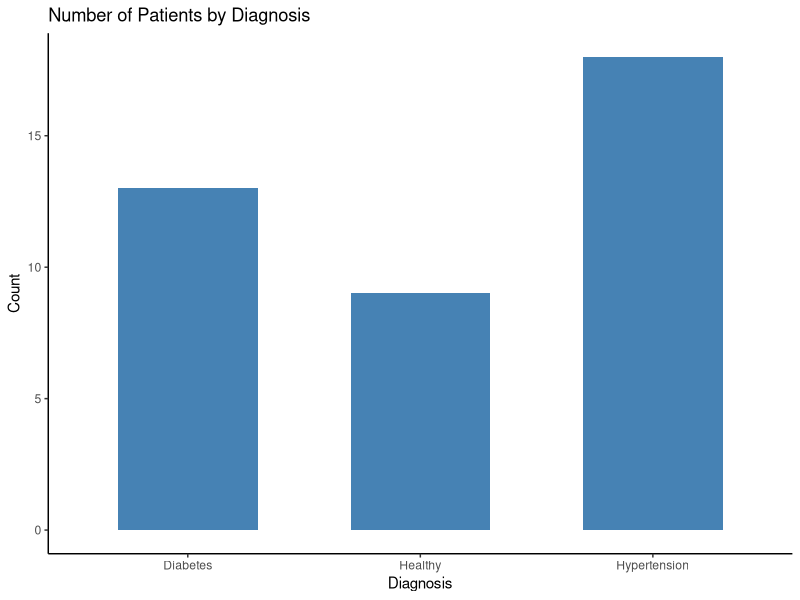
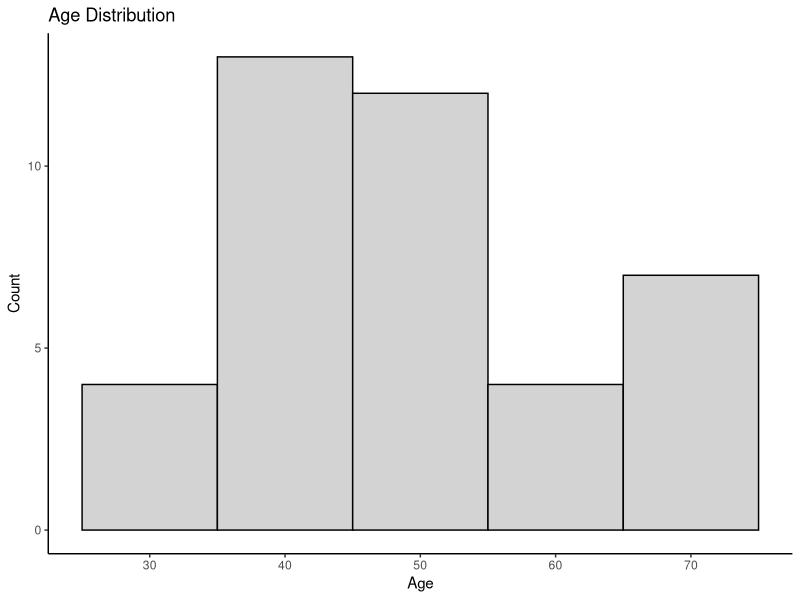
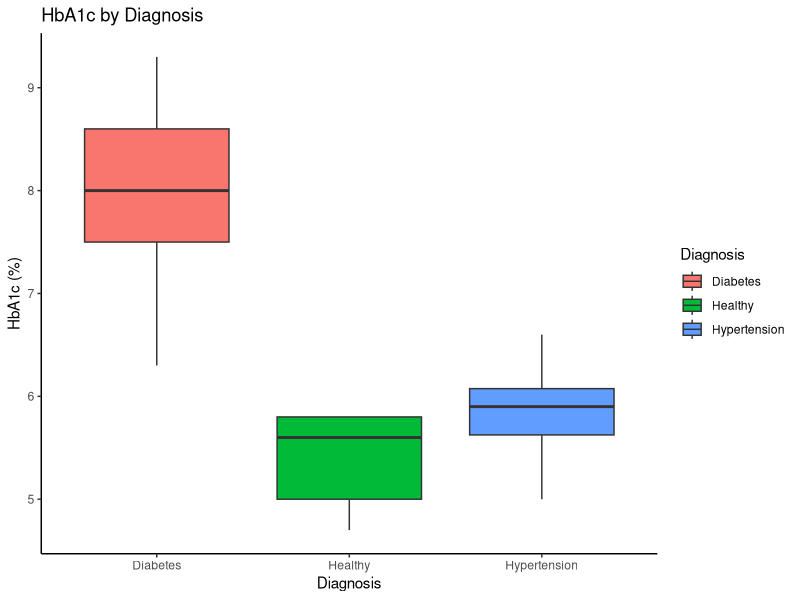
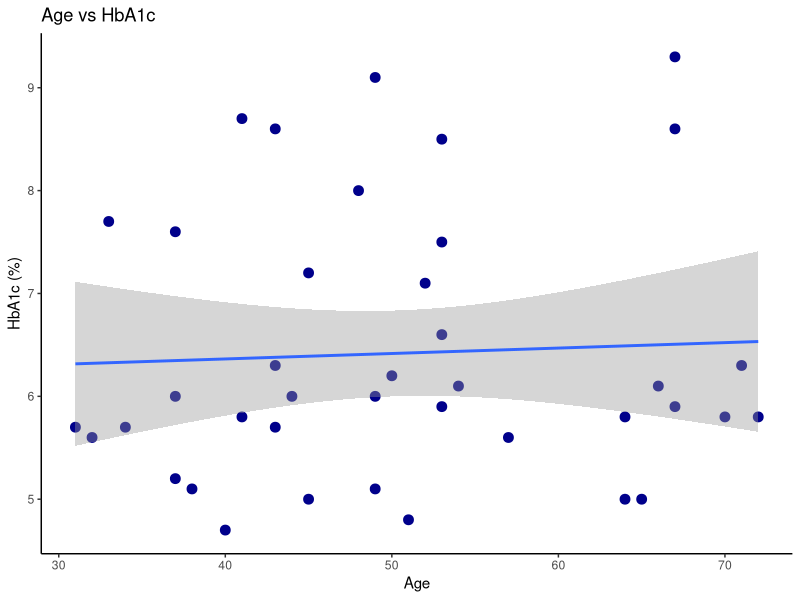
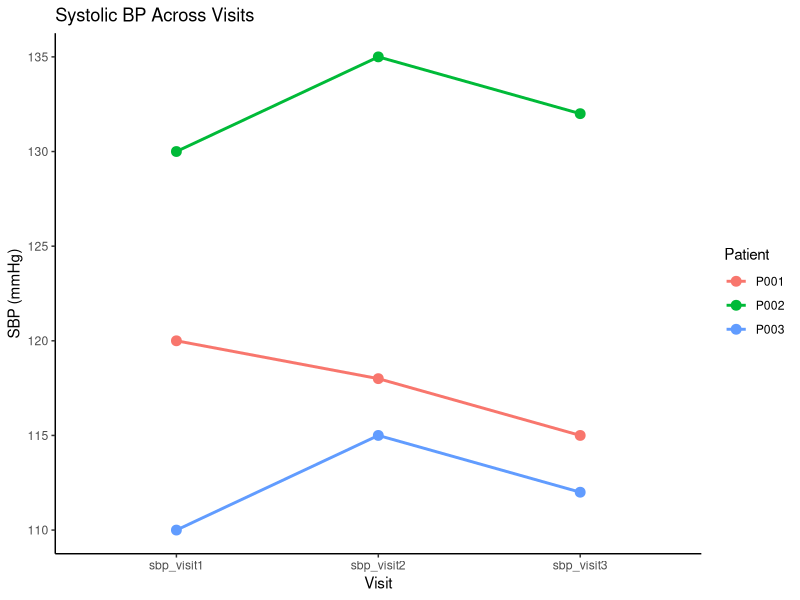
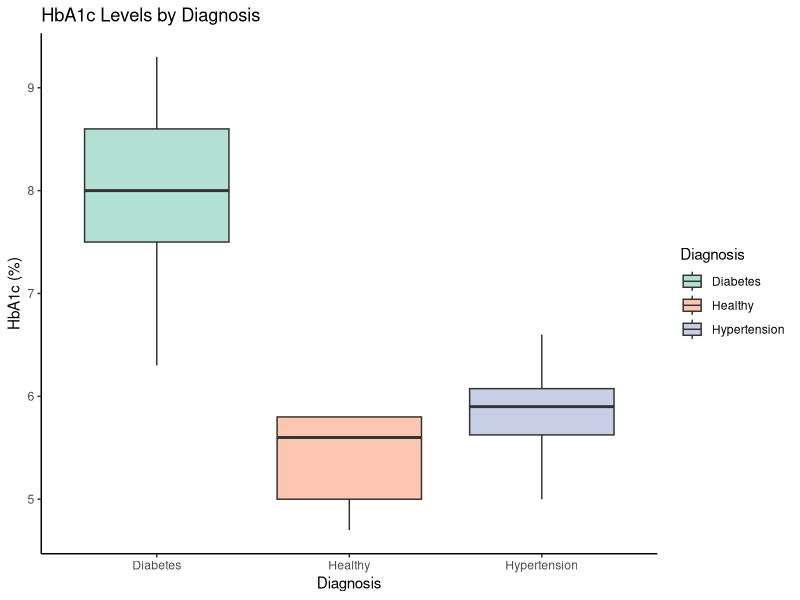
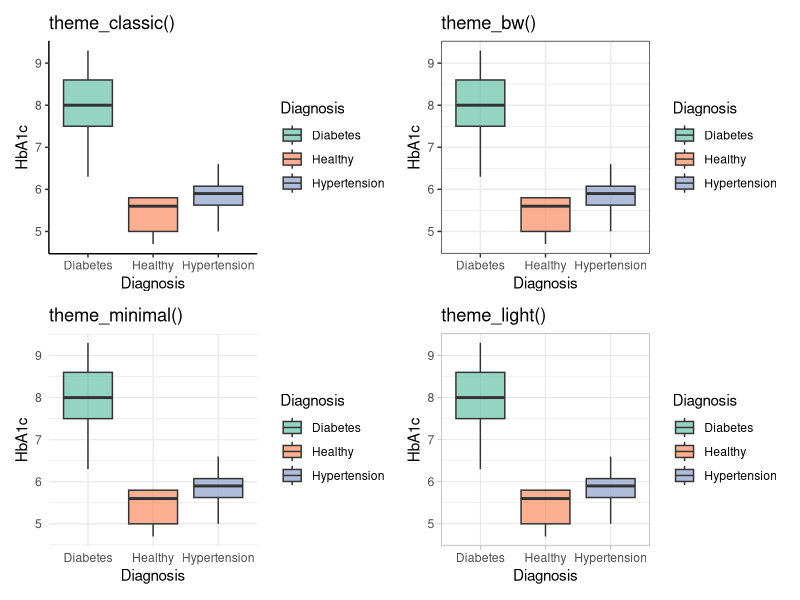

Recreate these plots in R, in order.
## ---- chunk 1
#| message: false
library(tidyverse)

set.seed(42)

n <- 40

patients <- tibble(
  pt_id     = paste0("P", sprintf("%03d", 1:n)),
  gender    = sample(c("M", "F"), n, replace = TRUE),
  height    = round(rnorm(n, mean = 168, sd = 10)),
  weight    = round(rnorm(n, mean = 70,  sd = 15)),
  Age       = round(runif(n, min = 30, max = 72)),
  Diagnosis = sample(c("Diabetes", "Hypertension", "Healthy"),
                     n, replace = TRUE, prob = c(0.35, 0.35, 0.30)),
  disease   = Diagnosis,
  HbA1c     = round(
    case_when(
      Diagnosis == "Diabetes"     ~ rnorm(n, mean = 8.0, sd = 1.0),
      Diagnosis == "Hypertension" ~ rnorm(n, mean = 5.8, sd = 0.7),
      TRUE                        ~ rnorm(n, mean = 5.2, sd = 0.5)
    ), 1)
)

# data.frame version for comparison
patients_df <- as.data.frame(patients)

patients
## ---- chunk 2
#| message: false
# load every session
library(tidyverse)
## ---- chunk 3
# data.frame: prints all rows, no type info
patients_df

# tibble: shows type tags (<chr>, <dbl>, ...) and caps output at 10 rows
patients
## ---- chunk 4
# traditional style
head(patients)

# chain style (Ctrl + Shift + M)
patients %>% head()
## ---- chunk 5
patients %>% select(pt_id, disease)
## ---- chunk 6
patients %>% filter(disease == "Diabetes")
## ---- chunk 7
patients %>% mutate(bmi = round(weight / (height / 100)^2, 1))
## ---- chunk 8
patients %>% arrange(desc(weight))
## ---- chunk 9
patients %>%
  group_by(disease) %>%
  summarize(
    n           = n(),
    mean_weight = round(mean(weight), 1),
    mean_HbA1c  = round(mean(HbA1c),  1)
  )
## ---- chunk 10
# lab results — some patients missing, one external patient included
lab_results <- tibble(
  pt_id = c("P001", "P002", "P003", "P999"),
  hba1c = c(7.5, 5.8, 6.2, 8.0)
)
## ---- chunk 11
# left_join: keep all patients in the cohort
patients %>%
  select(pt_id, disease) %>%
  left_join(lab_results, by = "pt_id")
## ---- chunk 12
# right_join: based on lab results
patients %>%
  select(pt_id, disease) %>%
  right_join(lab_results, by = "pt_id")
## ---- chunk 13
# inner_join: intersection (only patients with lab results)
patients %>%
  select(pt_id, disease) %>%
  inner_join(lab_results, by = "pt_id")
## ---- chunk 14
# full_join: merge all data
patients %>%
  select(pt_id, disease) %>%
  full_join(lab_results, by = "pt_id")
## ---- chunk 15
bp_wide <- tibble(
  pt_id      = c("P001", "P002", "P003"),
  sbp_visit1 = c(120, 130, 110),
  sbp_visit2 = c(118, 135, 115),
  sbp_visit3 = c(115, 132, 112)
)

bp_wide

bp_long <- bp_wide %>%
  pivot_longer(
    cols      = starts_with("sbp"),
    names_to  = "visit",
    values_to = "sbp"
  )

bp_long
## ---- chunk 16
bp_long %>%
  pivot_wider(
    names_from  = visit,
    values_from = sbp
  )
## ---- chunk 17
bp_raw <- tibble(
  pt_id   = c("P001", "P002"),
  bp_full = c("120/80", "130/85")
)

bp_raw %>%
  separate(bp_full, into = c("sbp", "dbp"), sep = "/", convert = TRUE)
## ---- chunk 18
dates <- tibble(
  pt_id = c("P001", "P002"),
  year  = c("2024", "2025"),
  month = c("12", "01"),
  day   = c("25", "15")
)

dates %>%
  unite(col = "exam_date", year, month, day, sep = "-")
## ---- chunk 19
patients %>%
  ggplot(aes(x = Diagnosis)) +
  geom_bar(fill = "steelblue", width = 0.6) +
  labs(title = "Number of Patients by Diagnosis",
       x = "Diagnosis", y = "Count") +
  theme_classic()
## ---- chunk 20
patients %>%
  ggplot(aes(x = Age)) +
  geom_histogram(binwidth = 10, fill = "lightgrey", color = "black") +
  labs(title = "Age Distribution", x = "Age", y = "Count") +
  theme_classic()
## ---- chunk 21
patients %>%
  ggplot(aes(x = Diagnosis, y = HbA1c, fill = Diagnosis)) +
  geom_boxplot() +
  labs(title = "HbA1c by Diagnosis", x = "Diagnosis", y = "HbA1c (%)") +
  theme_classic()
## ---- chunk 22
#| message: false
patients %>%
  ggplot(aes(x = Age, y = HbA1c)) +
  geom_point(size = 3, color = 'darkblue') +
  geom_smooth(method = "lm", formula = y ~ x, se = TRUE) +
  labs(title = "Age vs HbA1c", x = "Age", y = "HbA1c (%)") +
  theme_classic()
## ---- chunk 23
bp_long %>%
  ggplot(aes(x = visit, y = sbp, group = pt_id, color = pt_id)) +
  geom_line(linewidth = 1) +
  geom_point(size = 3) +
  labs(title = "Systolic BP Across Visits",
       x = "Visit", y = "SBP (mmHg)", color = "Patient") +
  theme_classic()
## ---- chunk 24
patients %>%
  ggplot(aes(x = Diagnosis, y = HbA1c, fill = Diagnosis)) +
  geom_boxplot(alpha = 0.5) +
  scale_fill_brewer(palette = "Set2") +
  labs(title = "HbA1c Levels by Diagnosis",
       x = "Diagnosis", y = "HbA1c (%)") +
  theme(legend.position = "none") +
  theme_classic()
## ---- chunk 25
#| echo: false
#| fig-height: 3
#| message: false
p <- patients %>%
  ggplot(aes(x = Diagnosis, y = HbA1c, fill = Diagnosis)) +
  geom_boxplot(alpha = 0.7) +
  scale_fill_brewer(palette = "Set2") +
  theme(legend.position = "none")

library(patchwork)
(p + theme_classic()  + ggtitle("theme_classic()")) +
(p + theme_bw()       + ggtitle("theme_bw()")) +
(p + theme_minimal()  + ggtitle("theme_minimal()")) +
(p + theme_light()    + ggtitle("theme_light()"))
## ---- chunk 26
set.seed(7)
my_data <- tibble(
  Sample_ID  = paste0("S", sprintf("%02d", 1:20)),
  Group      = sample(c("Control", "Treatment"), 20, replace = TRUE),
  Gender     = sample(c("Male", "Female"), 20, replace = TRUE),
  Age        = round(runif(20, 25, 65)),
  Gene_A     = round(rnorm(20, mean = 5, sd = 2), 2),
  Gene_B     = round(rnorm(20, mean = 8, sd = 3), 2),
  Gene_C     = round(rnorm(20, mean = 3, sd = 1), 2)
)

my_data %>% head
